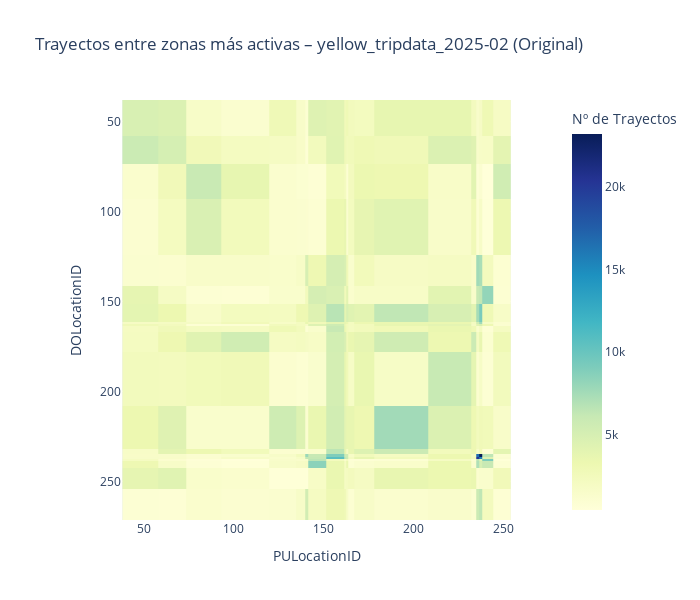
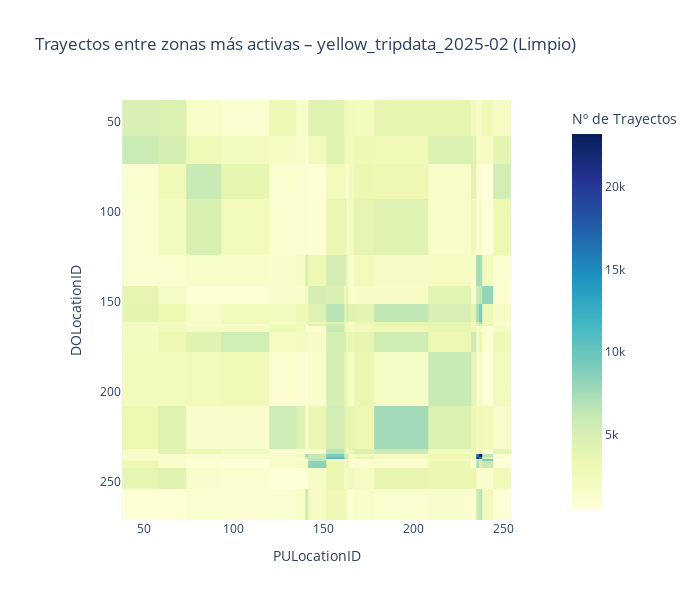
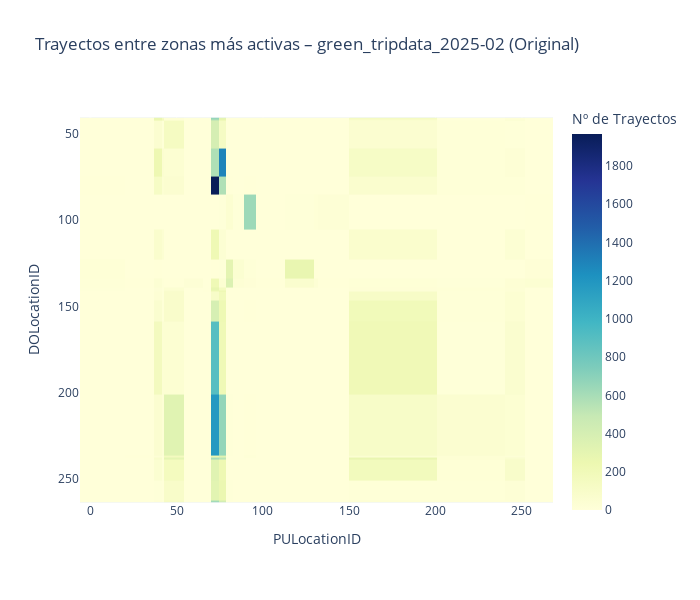
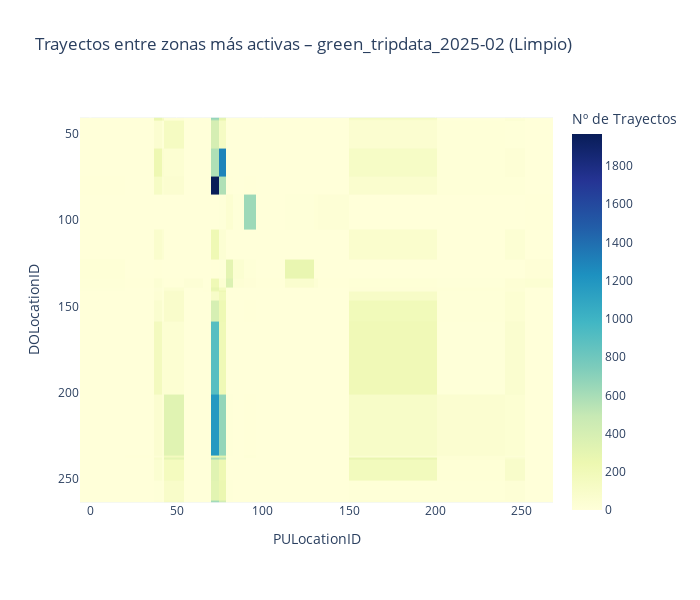

Notebook code cell kept with these figures, in order:
### Markdown cell above
### Visualización de trayectos entre las 20 zonas más activas
- Recorre ambos diccionarios de datasets (originales y limpios).
- Genera un heatmap para cada uno.
- Quita los números dentro de las celdas (annot=False) para que se infieran por escala de color.
- Usa plotly.express.imshow para interactividad: permite ver el valor al pasar el ratón.

### Code cell
def comparar_heatmaps_zonas_activas(original_dict, limpio_dict, top_n=20):
    """
    Compara visualmente los heatmaps de trayectos entre zonas más activas
    entre datasets originales y limpios usando interactividad.

    Parámetros:
    - original_dict: diccionario con datasets originales
    - limpio_dict: diccionario con datasets limpios
    - top_n: número de zonas más activas a considerar
    """
    for nombre in original_dict:
        if nombre not in limpio_dict:
            continue

        df_orig = original_dict[nombre]
        df_limpio = limpio_dict[nombre]

        for df, version in zip([df_orig, df_limpio], ["Original", "Limpio"]):
            # Validar columnas necesarias
            if not {'PULocationID', 'DOLocationID'}.issubset(df.columns):
                print(f"⚠️ {nombre} ({version}): columnas de ubicación no encontradas. Se omite.")
                continue

            # Agrupar trayectos
            zonas = df.groupby(['PULocationID', 'DOLocationID']).size().reset_index(name='count')

            # Top zonas más frecuentes
            top_pu = zonas.groupby('PULocationID')['count'].sum().nlargest(top_n).index
            top_do = zonas.groupby('DOLocationID')['count'].sum().nlargest(top_n).index

            # Filtrar top zonas
            zonas_top = zonas[
                zonas['PULocationID'].isin(top_pu) & zonas['DOLocationID'].isin(top_do)
            ]

            # Pivotear para heatmap
            pivot = zonas_top.pivot(index='DOLocationID', columns='PULocationID', values='count').fillna(0)

            # Plot interactivo con plotly
            fig = px.imshow(
                pivot.values,
                labels=dict(x="PULocationID", y="DOLocationID", color="Nº de Trayectos"),
                x=pivot.columns,
                y=pivot.index,
                color_continuous_scale="YlGnBu",
                title=f"Trayectos entre zonas más activas – {nombre} ({version})"
            )
            fig.update_layout(height=600, width=700)
            fig.show()

comparar_heatmaps_zonas_activas(datasets, normalized_datasets)

### Figure 1 — Plotly figure (JSON) as saved in the notebook; plotly's stock layout.template omitted (floating-point values rounded to 4 significant figures; data arrays with more than 128 entries replaced by an {"elided": "..."} marker saying what was removed)
{"data": [{"coloraxis": "coloraxis", "hovertemplate": "PULocationID: %{x}<br>DOLocationID: %{y}<br>Nº de Trayectos: %{z}<extra></extra>", "name": "0", "type": "heatmap", "x": [48, 68, 79, 107, 132, 138, 141, 142, 161, 162, 163, 164, 170, 186, 230, 234, 236, 237, 239, 249], "xaxis": "x", "y": [48, 68, 79, 107, 141, 142, 161, 162, 163, 164, 170, 186, 230, 234, 236, 237, 238, 239, 246, 263], "yaxis": "y", "z": {"elided": "20x20 int values"}}], "layout": {"coloraxis": {"colorbar": {"title": {"text": "Nº de Trayectos"}}, "colorscale": [[0, "rgb(255,255,217)"], [0.125, "rgb(237,248,177)"], [0.25, "rgb(199,233,180)"], [0.375, "rgb(127,205,187)"], [0.5, "rgb(65,182,196)"], [0.625, "rgb(29,145,192)"], [0.75, "rgb(34,94,168)"], [0.875, "rgb(37,52,148)"], [1, "rgb(8,29,88)"]]}, "height": 600, "title": {"text": "Trayectos entre zonas más activas – yellow_tripdata_2025-02 (Original)"}, "width": 700, "xaxis": {"anchor": "y", "constrain": "domain", "domain": [0, 1], "scaleanchor": "y", "title": {"text": "PULocationID"}}, "yaxis": {"anchor": "x", "autorange": "reversed", "constrain": "domain", "domain": [0, 1], "title": {"text": "DOLocationID"}}}}

### Figure 2 — Plotly figure (JSON) as saved in the notebook; plotly's stock layout.template omitted (floating-point values rounded to 4 significant figures; data arrays with more than 128 entries replaced by an {"elided": "..."} marker saying what was removed)
{"data": [{"coloraxis": "coloraxis", "hovertemplate": "PULocationID: %{x}<br>DOLocationID: %{y}<br>Nº de Trayectos: %{z}<extra></extra>", "name": "0", "type": "heatmap", "x": [48, 68, 79, 107, 132, 138, 141, 142, 161, 162, 163, 164, 170, 186, 230, 234, 236, 237, 239, 249], "xaxis": "x", "y": [48, 68, 79, 107, 141, 142, 161, 162, 163, 164, 170, 186, 230, 234, 236, 237, 238, 239, 246, 263], "yaxis": "y", "z": {"elided": "20x20 int values"}}], "layout": {"coloraxis": {"colorbar": {"title": {"text": "Nº de Trayectos"}}, "colorscale": [[0, "rgb(255,255,217)"], [0.125, "rgb(237,248,177)"], [0.25, "rgb(199,233,180)"], [0.375, "rgb(127,205,187)"], [0.5, "rgb(65,182,196)"], [0.625, "rgb(29,145,192)"], [0.75, "rgb(34,94,168)"], [0.875, "rgb(37,52,148)"], [1, "rgb(8,29,88)"]]}, "height": 600, "title": {"text": "Trayectos entre zonas más activas – yellow_tripdata_2025-02 (Limpio)"}, "width": 700, "xaxis": {"anchor": "y", "constrain": "domain", "domain": [0, 1], "scaleanchor": "y", "title": {"text": "PULocationID"}}, "yaxis": {"anchor": "x", "autorange": "reversed", "constrain": "domain", "domain": [0, 1], "title": {"text": "DOLocationID"}}}}

### Figure 3 — Plotly figure (JSON) as saved in the notebook; plotly's stock layout.template omitted (floating-point values rounded to 4 significant figures; data arrays with more than 128 entries replaced by an {"elided": "..."} marker saying what was removed)
{"data": [{"coloraxis": "coloraxis", "hovertemplate": "PULocationID: %{x}<br>DOLocationID: %{y}<br>Nº de Trayectos: %{z}<extra></extra>", "name": "0", "type": "heatmap", "x": [7, 33, 41, 42, 43, 65, 66, 74, 75, 82, 83, 95, 97, 129, 130, 134, 166, 236, 244, 260], "xaxis": "x", "y": [41, 42, 43, 74, 75, 95, 116, 129, 138, 140, 141, 142, 151, 166, 236, 237, 238, 239, 262, 263], "yaxis": "y", "z": {"elided": "20x20 float values"}}], "layout": {"coloraxis": {"colorbar": {"title": {"text": "Nº de Trayectos"}}, "colorscale": [[0, "rgb(255,255,217)"], [0.125, "rgb(237,248,177)"], [0.25, "rgb(199,233,180)"], [0.375, "rgb(127,205,187)"], [0.5, "rgb(65,182,196)"], [0.625, "rgb(29,145,192)"], [0.75, "rgb(34,94,168)"], [0.875, "rgb(37,52,148)"], [1, "rgb(8,29,88)"]]}, "height": 600, "title": {"text": "Trayectos entre zonas más activas – green_tripdata_2025-02 (Original)"}, "width": 700, "xaxis": {"anchor": "y", "constrain": "domain", "domain": [0, 1], "scaleanchor": "y", "title": {"text": "PULocationID"}}, "yaxis": {"anchor": "x", "autorange": "reversed", "constrain": "domain", "domain": [0, 1], "title": {"text": "DOLocationID"}}}}

### Figure 4 — Plotly figure (JSON) as saved in the notebook; plotly's stock layout.template omitted (floating-point values rounded to 4 significant figures; data arrays with more than 128 entries replaced by an {"elided": "..."} marker saying what was removed)
{"data": [{"coloraxis": "coloraxis", "hovertemplate": "PULocationID: %{x}<br>DOLocationID: %{y}<br>Nº de Trayectos: %{z}<extra></extra>", "name": "0", "type": "heatmap", "x": [7, 33, 41, 42, 43, 65, 66, 74, 75, 82, 83, 95, 97, 129, 130, 134, 166, 236, 244, 260], "xaxis": "x", "y": [41, 42, 43, 74, 75, 95, 116, 129, 138, 140, 141, 142, 151, 166, 236, 237, 238, 239, 262, 263], "yaxis": "y", "z": {"elided": "20x20 float values"}}], "layout": {"coloraxis": {"colorbar": {"title": {"text": "Nº de Trayectos"}}, "colorscale": [[0, "rgb(255,255,217)"], [0.125, "rgb(237,248,177)"], [0.25, "rgb(199,233,180)"], [0.375, "rgb(127,205,187)"], [0.5, "rgb(65,182,196)"], [0.625, "rgb(29,145,192)"], [0.75, "rgb(34,94,168)"], [0.875, "rgb(37,52,148)"], [1, "rgb(8,29,88)"]]}, "height": 600, "title": {"text": "Trayectos entre zonas más activas – green_tripdata_2025-02 (Limpio)"}, "width": 700, "xaxis": {"anchor": "y", "constrain": "domain", "domain": [0, 1], "scaleanchor": "y", "title": {"text": "PULocationID"}}, "yaxis": {"anchor": "x", "autorange": "reversed", "constrain": "domain", "domain": [0, 1], "title": {"text": "DOLocationID"}}}}
